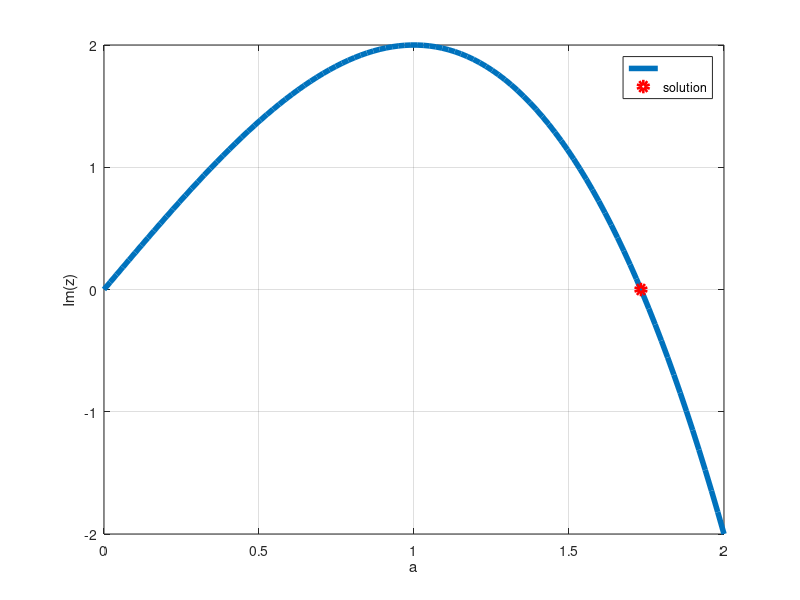

Write the MATLAB code that produced this figure.
clear;
close;
clc;

%Finding a
a=linspace(0,2,100);
i=sqrt(-1);
z=1+(a*i);
y=imag(z.^3);
a_theoretical=roots([-1 0 3 0]);
ind = find(a_theoretical > 0);
a_val = a_theoretical(ind)
plot(a,y,'LineWidth',4, a_val,0,'ro','LineWidth',4);
grid
xlabel('a')
ylabel('Im(z)')
legend('','solution',"location","northeast")
print -deps -color ee16b1016.eps 

%Numerical evaluation of the sum
z = 1+ a_val*i;
pow_z = 0:11;
sum(z.^pow_z)
%Closed form solution
2^12/(sqrt(3)*i)




